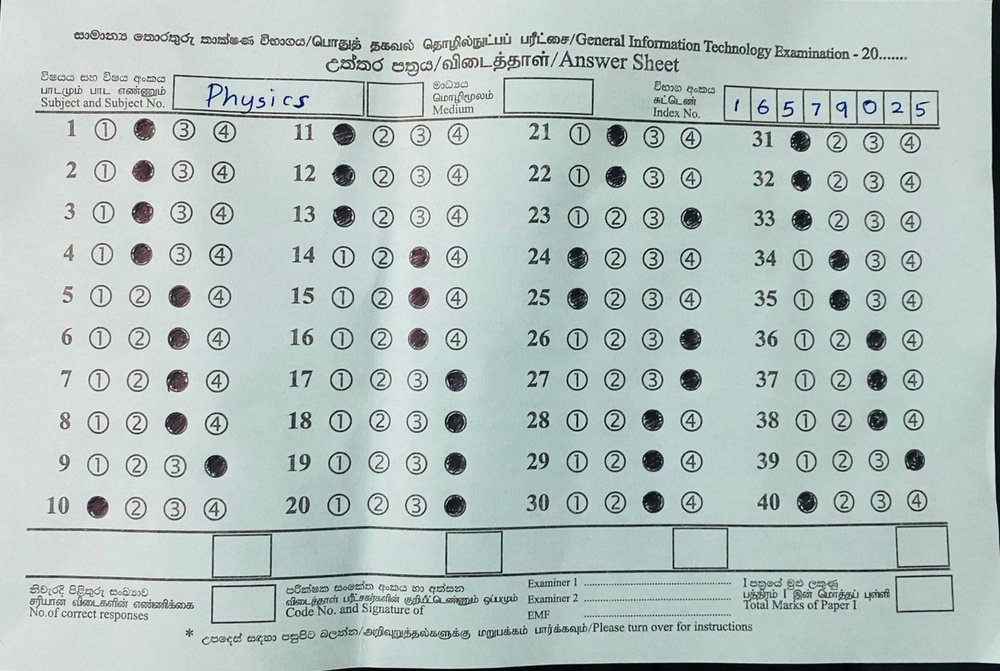
#> input picture Test/7_S.jpg, 1000 x 671 px, shrunk from 1602 x 1075 before the run
$ python with_parallel.py
#> lines starting #> are read from the running program, lines starting #| are printed output that depends on the picture; after the words box and inside, x2 and y2 are one past the last pixel; in counts of white or black regions, pixels touching at a corner belong together
import cv2
import numpy as np
import time
import math
from collections import Counter
import concurrent.futures
import sys

def preprocess_image(image_path, blur_ksize=(5, 5)):
#> called with image_path = './Test/7_S.jpg', blur_ksize = (5, 5)
    original_img = cv2.imread(image_path, cv2.IMREAD_COLOR)
#> original_img is the input picture: shape (671, 1000, 3); mean B, G, R 191.3, 194.1, 180.2
    if original_img is None:
        raise ValueError(f"Image at {image_path} not found.")
    gray = cv2.cvtColor(original_img, cv2.COLOR_BGR2GRAY)
    gray_blurred = cv2.GaussianBlur(gray, blur_ksize, 0)
    _, binary_img = cv2.threshold(gray_blurred, 0, 255, cv2.THRESH_BINARY + cv2.THRESH_OTSU)
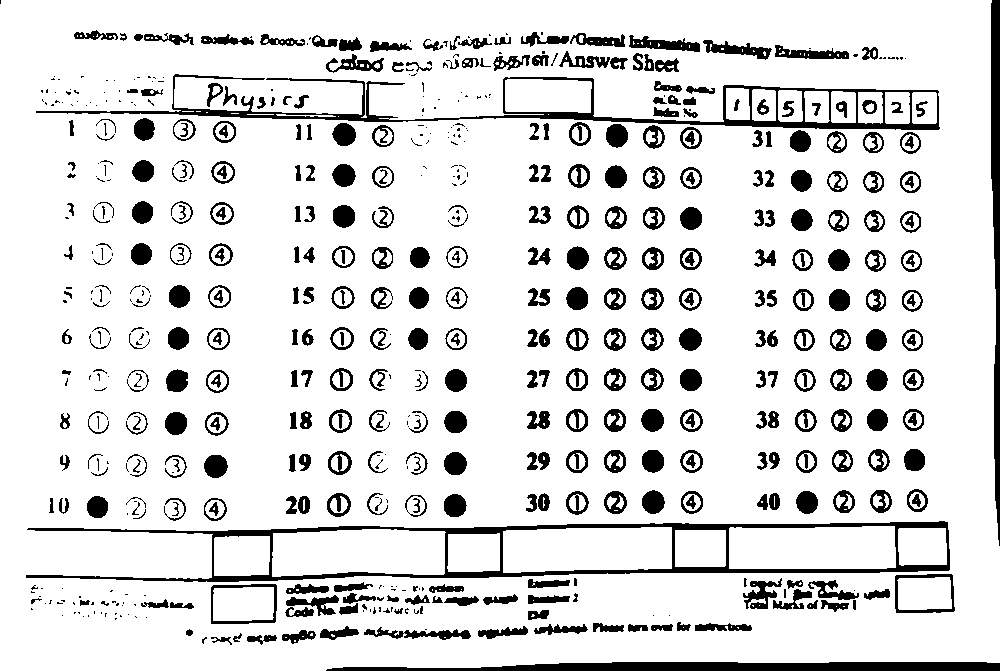
#> binary_img: shape (671, 1000); 87% white; 611 black regions (220 under 20 px), largest, box (x1, y1, x2, y2) and area: (26, 521, 950, 582) 8432, (36, 74, 940, 130) 6426, (326, 662, 1000, 671) 4770
#> call 2 of preprocess_image, with image_path = './Test/7_T.jpg', blur_ksize = (5, 5)
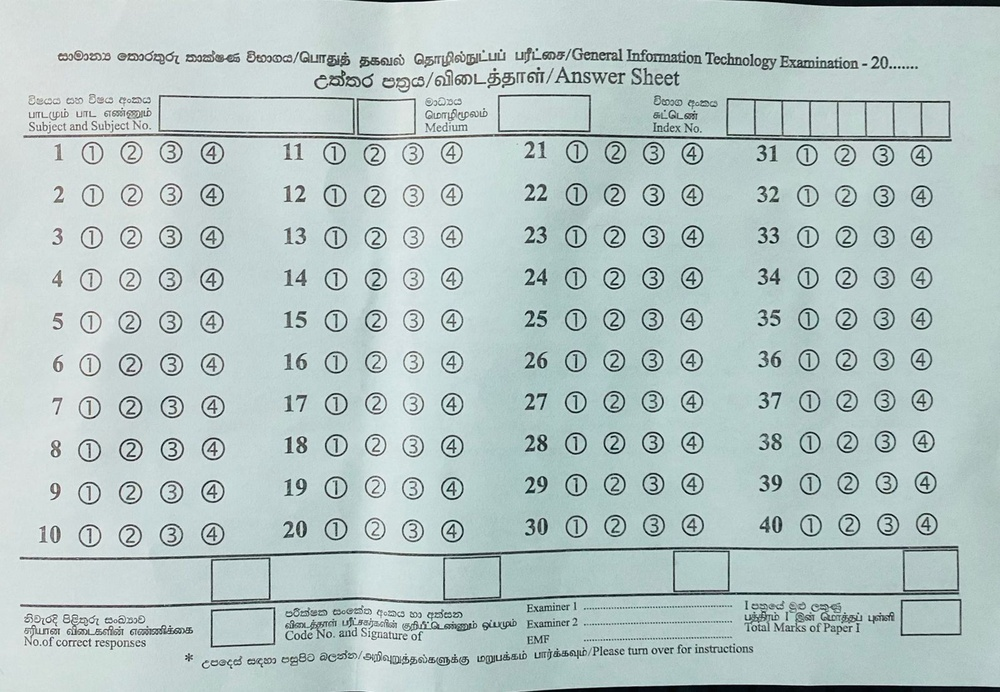
#> input picture Test/7_T.jpg, 1000 x 692 px, shrunk from 1602 x 1109 before the run
#> in preprocess_image, original_img is the input picture: shape (692, 1000, 3); mean B, G, R 197.2, 198.3, 181.9
#> in preprocess_image (call 2), `gray_blurred = cv2.GaussianBlur(gray, blur_ksize, 0)`:
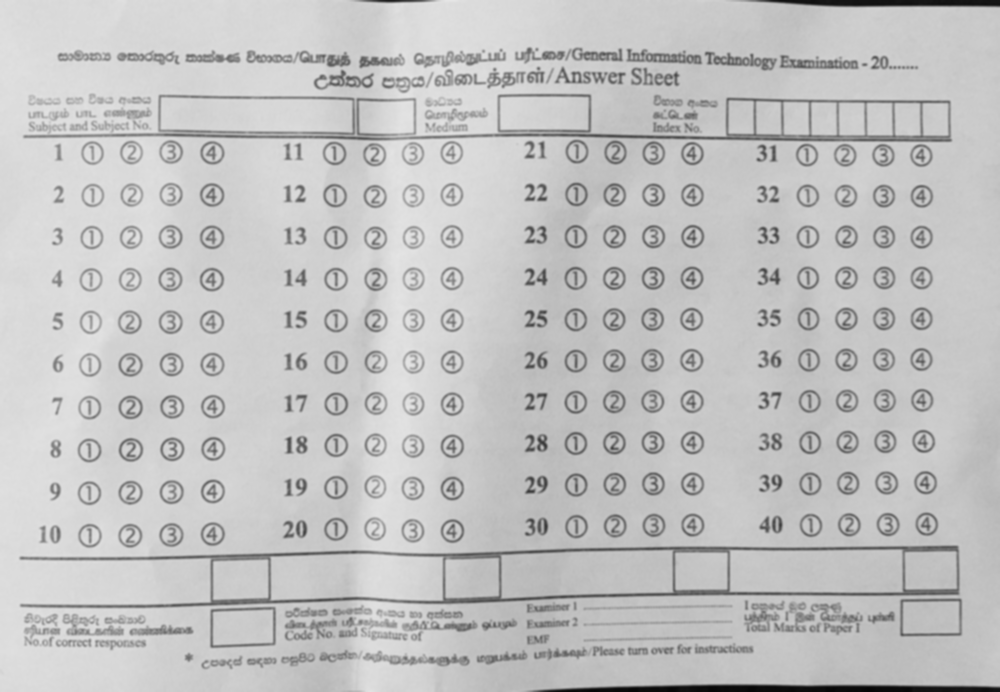
#> gray_blurred: shape (692, 1000); min 6, max 229, mean 193.3
#> in preprocess_image (call 2), `_, binary_img = cv2.threshold(gray_blurred, 0, 255, cv2.THRESH_BINARY ..`:
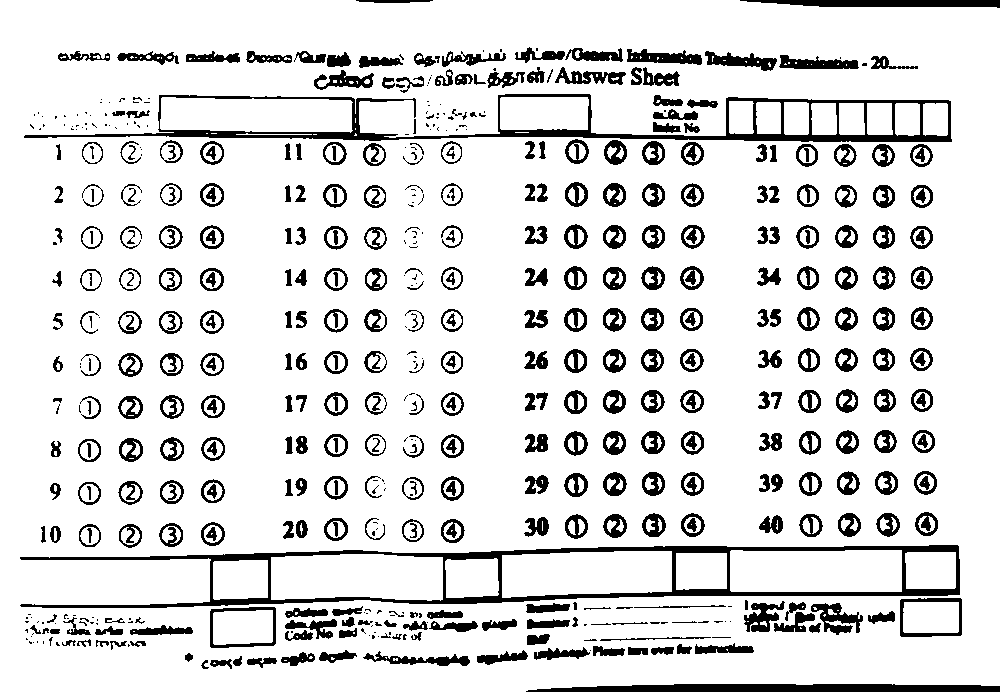
#> binary_img: shape (692, 1000); 86.8% white; 563 black regions (176 under 20 px), largest, box (x1, y1, x2, y2) and area: (20, 545, 960, 608) 9450, (24, 94, 952, 142) 7741, (526, 684, 1000, 692) 3241
#> call 3 of preprocess_image, with image_path = './Test/7_K.jpg', blur_ksize = (5, 5)
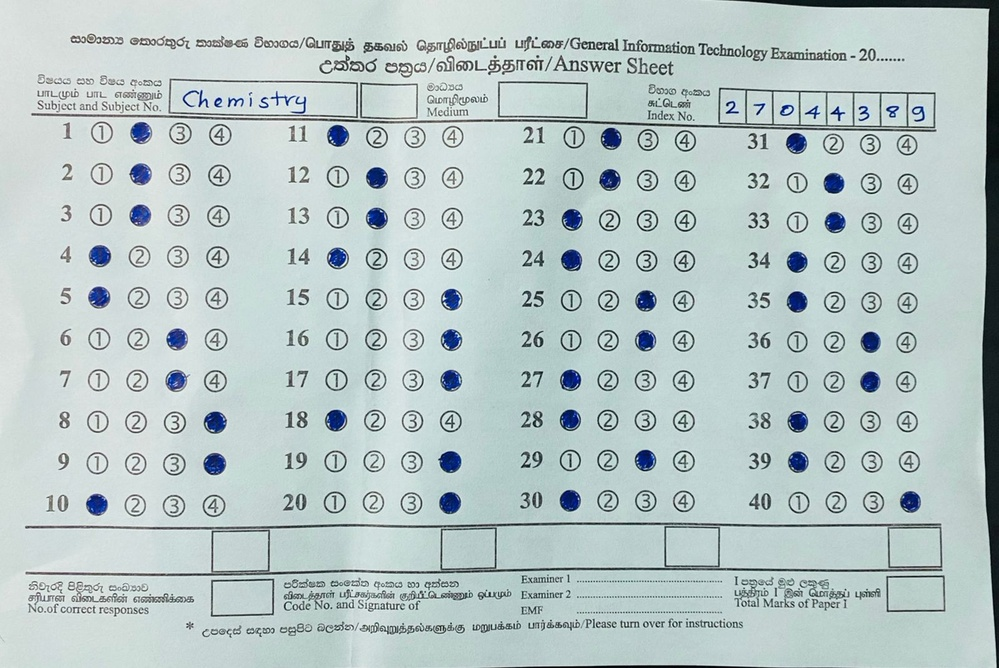
#> input picture Test/7_K.jpg, 999 x 668 px, shrunk from 1601 x 1070 before the run
#> in preprocess_image, original_img is the input picture: shape (668, 999, 3); mean B, G, R 198.9, 199, 183.7
#> in preprocess_image (call 3), `_, binary_img = cv2.threshold(gray_blurred, 0, 255, cv2.THRESH_BINARY ..`:
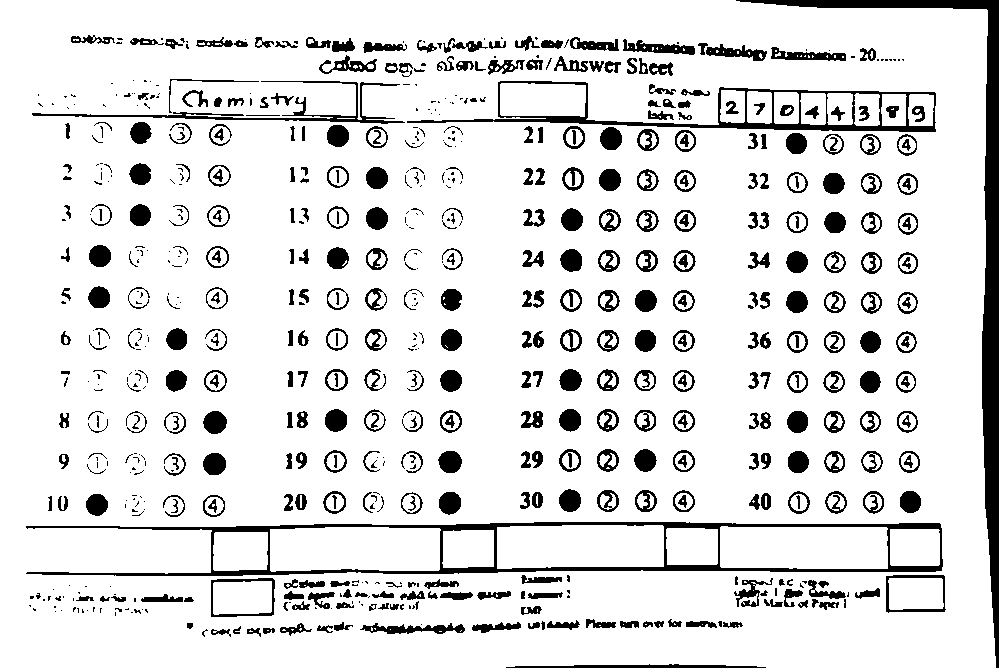
#> binary_img: shape (668, 999); 87.8% white; 688 black regions (272 under 20 px), largest, box (x1, y1, x2, y2) and area: (736, 0, 999, 668) 10171, (26, 522, 943, 576) 7537, (407, 81, 936, 132) 3901
    return gray_blurred, original_img, gray, binary_img

def detect_circles(img, gray_blurred, questions, options, mode_radius, a_t, b_t):
    upper_a = max(a_t, mode_radius)
    lower_a = min(a_t, mode_radius)
    upper_a_threshold = math.ceil(upper_a + upper_a * 0.20)
    lower_a_threshold = math.floor(lower_a - lower_a * 0.20)

    for b in range(max(b_t, 0), max(b_t - 10, 0), -1):
        for a in range(max(upper_a_threshold, 0), max(lower_a_threshold, 0) - 1, -1):
            detected_circles = cv2.HoughCircles(gray_blurred, cv2.HOUGH_GRADIENT, 1, a,
                            param1=b, param2=3*b, minRadius=a//2, maxRadius=a)
            if detected_circles is not None:
                print(f"detect_circles: {detected_circles.shape[1]}, a: {a}, b: {b}")
                if detected_circles.shape[1] == questions * options:
                    detected_circles = np.uint16(np.around(detected_circles))
                    return detected_circles
    cv2.destroyAllWindows()
    return None

def hough_for_params(params):
    a, b, gray_blurred, questions, options = params
    detected_circles = cv2.HoughCircles(gray_blurred, cv2.HOUGH_GRADIENT, 1, a,
                            param1=b, param2=3*b, minRadius=a//2, maxRadius=a)
    if detected_circles is not None and detected_circles.shape[1] == questions * options:
        detected_circles = np.uint16(np.around(detected_circles))
        radii_list = [pt[2] for pt in detected_circles[0, :]]
        most_common_radius = Counter(radii_list).most_common(1)[0][0]
        return detected_circles, most_common_radius, a, b
    return None

def detect_circles_template_parallel(img, gray_blurred, questions, options):
#> called with questions = 40, options = 4
    param_combinations = [(a, b, gray_blurred, questions, options)
                          for b in range(15, 5, -1)
                          for a in range(5, 35)]
#> param_combinations = 300 items

    with concurrent.futures.ProcessPoolExecutor(max_workers=None) as executor:
        results = list(executor.map(hough_for_params, param_combinations))
#> results = 300 items

    for result in results:
        if result is not None:
            detected_circles, most_common_radius, a, b = result
            print(f"circles:{detected_circles.shape[1]}, a:{a}, b:{b}")
            print(f"Most common radius: {most_common_radius}")
            return detected_circles, most_common_radius, a, b
#> this loop made 164 passes
#> (most_common_radius, a, b) on pass 164: (12, 18, 10)
#| circles:160, a:18, b:10
#| Most common radius: 12

    cv2.destroyAllWindows()
    return None

if __name__ == "__main__":
    questions = 40
    options = 4

    # Preprocess images
    start_1 = time.time()
    gray_blurred_s, original_img_s, gray_s, binary_img_s = preprocess_image('./Test/7_S.jpg')
    gray_blurred_t, original_img_t, gray_t, binary_img_t = preprocess_image('./Test/7_T.jpg')
    gray_blurred_k, original_img_k, gray_k, binary_img_k = preprocess_image('./Test/7_K.jpg')
    end_1 = time.time()
    print("Preprocessing time:", end_1 - start_1)

    # Detect circles template (parallel)
    start_2 = time.time()
    detected_circles_t, mode_radius, a_t, b_t = detect_circles_template_parallel(
        original_img_t, gray_blurred_t, questions, options
    )
#> detected_circles_t = 160 rows, first 8: [336, 320, 12], [90, 280, 12], [132, 194, 12], [412, 530, 12], [452, 194, 12], [452, 236, 12], [808, 236, 12], [452, 152, 12]; mode_radius = 12; a_t = 18; b_t = 10
    end_2 = time.time()
    print("Detecting circles time template (parallel):", end_2 - start_2)

    # Detect circles other images using template params
    start_3 = time.time()
    detected_circles_s = detect_circles(
        original_img_s, gray_blurred_s, questions, options, mode_radius, a_t, b_t
    )
#> in detect_circles, `upper_a = max(a_t, mode_radius)`: upper_a = 18
#> in detect_circles, `lower_a = min(a_t, mode_radius)`: lower_a = 12
#> in detect_circles, `upper_a_threshold = math.ceil(upper_a + upper_a * 0.20)`: upper_a_threshold = 22
#> in detect_circles, `lower_a_threshold = math.floor(lower_a - lower_a * 0.20)`: lower_a_threshold = 9
#> detected_circles_s = 160 rows, first 8: [136, 422, 12], [100, 338, 12], [140, 296, 12], [100, 296, 12], [102, 254, 12], [614, 298, 11], [182, 170, 12], [218, 380, 12]
    detected_circles_k = detect_circles(
        original_img_k, gray_blurred_k, questions, options, mode_radius, a_t, b_t
    )
#> detected_circles_k = 160 rows, first 8: [174, 506, 12], [214, 506, 12], [216, 340, 12], [100, 214, 12], [138, 298, 12], [174, 422, 12], [102, 132, 12], [102, 174, 12]
    end_3 = time.time()
    print("Detecting circles time:", end_3 - start_3)
